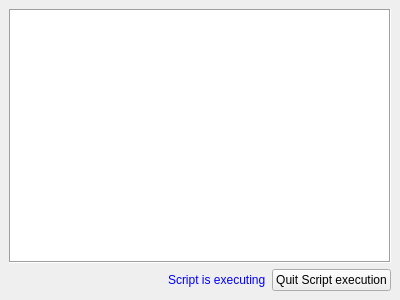
<?xml version="1.0" encoding="UTF-8"?>
<ui version="4.0">
 <class>ConfigurationWidget</class>
 <widget class="QDockWidget" name="ConfigurationWidget">
  <property name="geometry">
   <rect>
    <x>0</x>
    <y>0</y>
    <width>400</width>
    <height>300</height>
   </rect>
  </property>
  <property name="windowTitle">
   <string>Run configurations</string>
  </property>
  <widget class="QWidget" name="dockWidgetContents">
   <layout class="QVBoxLayout" name="verticalLayout">
    <item>
     <widget class="ConfigurationListWidget" name="listWidget">
      <property name="enabled">
       <bool>true</bool>
      </property>
      <property name="contextMenuPolicy">
       <enum>Qt::CustomContextMenu</enum>
      </property>
      <property name="acceptDrops">
       <bool>true</bool>
      </property>
      <property name="frameShape">
       <enum>QFrame::Box</enum>
      </property>
      <property name="editTriggers">
       <set>QAbstractItemView::EditKeyPressed</set>
      </property>
      <property name="dragDropMode">
       <enum>QAbstractItemView::InternalMove</enum>
      </property>
      <property name="defaultDropAction">
       <enum>Qt::MoveAction</enum>
      </property>
      <property name="alternatingRowColors">
       <bool>true</bool>
      </property>
      <property name="sortingEnabled">
       <bool>false</bool>
      </property>
     </widget>
    </item>
    <item>
     <widget class="QWidget" name="executionWidget" native="true">
      <layout class="QHBoxLayout" name="executionLayout">
       <property name="margin">
        <number>0</number>
       </property>
       <item>
        <spacer name="horizontalSpacer">
         <property name="orientation">
          <enum>Qt::Horizontal</enum>
         </property>
         <property name="sizeHint" stdset="0">
          <size>
           <width>40</width>
           <height>20</height>
          </size>
         </property>
        </spacer>
       </item>
       <item>
        <widget class="QLabel" name="label">
         <property name="styleSheet">
          <string notr="true">color: blue;</string>
         </property>
         <property name="text">
          <string>Script is executing</string>
         </property>
        </widget>
       </item>
       <item>
        <widget class="QPushButton" name="quitButton">
         <property name="text">
          <string>Quit Script execution</string>
         </property>
         <property name="icon">
          <iconset resource="../../images/images.qrc">
           <normaloff>:/hilecGui/terminate.png</normaloff>:/hilecGui/terminate.png</iconset>
         </property>
        </widget>
       </item>
      </layout>
     </widget>
    </item>
   </layout>
  </widget>
  <action name="actionRun">
   <property name="icon">
    <iconset resource="../../../ProjectEditor/images/images.qrc">
     <normaloff>:/ProjectEditor/bug_go.png</normaloff>:/ProjectEditor/bug_go.png</iconset>
   </property>
   <property name="text">
    <string>Run</string>
   </property>
   <property name="toolTip">
    <string>Run this configuration</string>
   </property>
  </action>
  <action name="actionDelete">
   <property name="icon">
    <iconset resource="../../../ProjectEditor/images/images.qrc">
     <normaloff>:/ProjectEditor/page_delete.png</normaloff>:/ProjectEditor/page_delete.png</iconset>
   </property>
   <property name="text">
    <string>Delete (Del)</string>
   </property>
   <property name="toolTip">
    <string>Delete this configuration</string>
   </property>
  </action>
  <action name="actionRename">
   <property name="icon">
    <iconset resource="../../../ProjectEditor/images/images.qrc">
     <normaloff>:/ProjectEditor/page_edit.png</normaloff>:/ProjectEditor/page_edit.png</iconset>
   </property>
   <property name="text">
    <string>Rename (F2)</string>
   </property>
   <property name="toolTip">
    <string>Rename this configuration</string>
   </property>
  </action>
  <action name="actionAdd">
   <property name="icon">
    <iconset resource="../../../ProjectEditor/images/images.qrc">
     <normaloff>:/ProjectEditor/page_add.png</normaloff>:/ProjectEditor/page_add.png</iconset>
   </property>
   <property name="text">
    <string>Add</string>
   </property>
   <property name="toolTip">
    <string>Add a file</string>
   </property>
  </action>
 </widget>
 <customwidgets>
  <customwidget>
   <class>ConfigurationListWidget</class>
   <extends>QListWidget</extends>
   <header>src/runConfigurations/ConfigurationListWidget.h</header>
  </customwidget>
 </customwidgets>
 <resources>
  <include location="../../images/images.qrc"/>
  <include location="../../../ProjectEditor/images/images.qrc"/>
 </resources>
 <connections/>
</ui>
